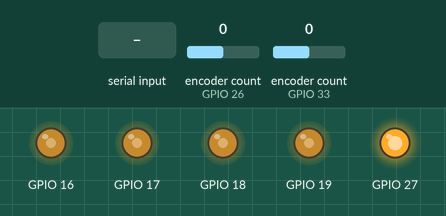
Simulated run of this program. Board: ESP32. Shown: output pins drawn as LEDs (lit = HIGH). The inputs (shaded band) are chosen by the test bench; at power-on: encoder count (sensors on GPIO 26, GPIO 33) 0. What the program prints to the serial monitor is not drawn.

Above: at 1.2 s.
1.3 s: "Te\n" received over Serial
At 1.8 s:
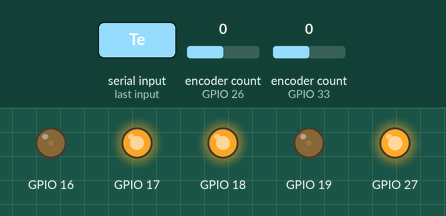
Timing chart, 0 to 4.3 s (numbered marks = the images above; inputs shaded):
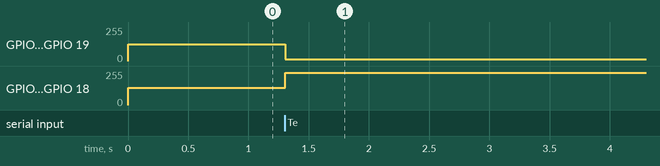

Measured:
- after the input at 1.3 s, GPIO 16, GPIO 19: 127/255 → 12/255 at once; GPIO 17, GPIO 18: 128/255 → 242/255 at once

The program:

main.cpp
```cpp
#include <Arduino.h>
#include "Variable.h"
// #include "ServeurWebGyropode.h"
#include "MPU6050.h"
#include "EncoderManager.h"
#include "MOTEUR.h"
#include "ASSERVISSEMENT.h"

MPU6050 MPU;

EncoderManager encoder_droit(33, 32);
EncoderManager encoder_gauche(26, 25);
moteur moteur_droit;
moteur moteur_gauche;

asservissement asser_droit;
asservissement asser_gauche;
asservissement gyro;

char FlagCalcul = 0;
float Te = 5;    // période d'échantillonage en ms
float Tau = 300; // constante de temps du filtre en ms

int pwm;

void controle(void *parameters)
{
    TickType_t xLastWakeTime;
    xLastWakeTime = xTaskGetTickCount();
    while (1)
    {
        theta = MPU.getPosAngulaireRad();

        pwm = 50 + 100 * (asser_droit.calcul_asserv_gyro(consigne_angulaire, theta, resolution, Kp_moteur, Kd_moteur, Ki_moteur, Te, limit_integral, 0.45));
        // Serial.println(pwm);
        if (pwm < 50)
        {
            // moteur_droit.setSpeed((int)(pwm * COEFF_ROUE_DROITE - 16));
            // moteur_gauche.setSpeed((int)(pwm * COEFF_ROUE_GAUCHE - 15));
            moteur_droit.setSpeed((int)(pwm * COEFF_ROUE_DROITE));
            moteur_gauche.setSpeed((int)(pwm * COEFF_ROUE_GAUCHE));
        }
        else if (pwm > 50)
        {
            moteur_droit.setSpeed((int)(pwm * COEFF_ROUE_DROITE));
            moteur_gauche.setSpeed((int)(pwm * COEFF_ROUE_GAUCHE));
        }

        FlagCalcul = 1;
        vTaskDelayUntil(&xLastWakeTime, pdMS_TO_TICKS(Te));
    }
}

void setup()
{
    // put your setup code here, to run once:
    Serial.begin(115200);
    Serial.printf("Bonjour \n\r");
    // serveur_web_gyropode();
    encoder_droit.init("encoder droite", 65, 712);  // Initialiser les encodeurs
    encoder_gauche.init("encoder gauche", 65, 712); // Initialiser les encodeurs
    moteur_droit.init(19, 18, 0, 20000, resolution, "moteur droit");
    moteur_gauche.init(16, 17, 2, 20000, resolution, "moteur gauche");

    moteur_droit.setSpeed((int)50);
    moteur_gauche.setSpeed((int)50);

    Serial.print("Fréquence d'horloge actuelle : ");
    Serial.print(getCpuFrequencyMhz());
    Serial.println(" MHz");
    MPU.init();

    pinMode(27, OUTPUT);
    digitalWrite(27, true);
    Serial.printf("Go\n");

    xTaskCreate(
        controle,   // nom de la fonction
        "controle", // nom de la tache que nous venons de vréer
        10000,      // taille de la pile en octet
        NULL,       // parametre
        10,         // tres haut niveau de priorite
        NULL        // descripteur
    );

    // calcul coeff filtre
    A = 1 / (1 + Tau / Te);
    B = Tau / Te * A;
}

void loop()
{
    if (FlagCalcul == 1)
    {
        // Serial.printf("%5.1lf %3.1lf %3.1d %.4f\n", Tau, Te,pwm,theta);

        FlagCalcul = 0;
    }
}
void reception(char ch)
{

    static int i = 0;
    static String chaine = "";
    String commande;
    String valeur;
    int index, length;

    if ((ch == 13) or (ch == 10))
    {
        index = chaine.indexOf(' ');
        length = chaine.length();
        if (index == -1)
        {
            commande = chaine;
            valeur = "";
        }
        else
        {
            commande = chaine.substring(0, index);
            valeur = chaine.substring(index + 1, length);
        }

        if (commande == "Tau")
        {
            Tau = valeur.toInt();
            // calcul coeff filtre
            A = 1 / (1 + Tau / Te);
            B = Tau / Te * A;
        }
        if (commande == "Te")
        {
            Te = valeur.toInt();
        }
        if (commande == "Kp_moteur")
        {
            // Serial.printf("Kp_moteur");
            Kp_moteur = valeur.toDouble();
        }
        if (commande == "Kd_moteur")
        {
            // Serial.printf("Kd_moteur");
            Kd_moteur = valeur.toDouble();
        }
        if (commande == "Ki_moteur")
        {
            // Serial.printf("Ki_moteur");
            Ki_moteur = valeur.toDouble();
        }   if (commande == "limit_integral")
        {
            // Serial.printf("Ki_moteur");
            limit_integral = valeur.toDouble();
        }
        if (commande == "consigne_angulaire")
        {
            // Serial.printf("consigne_angulaire");
            consigne_angulaire = valeur.toDouble();
        }
        if (commande == "compDroit")
        {
            // Serial.printf("compDroit");
            compDroit = valeur.toDouble();
        }
        if (commande == "compGauche")
        {
            // Serial.printf("compGauche");
            compGauche = valeur.toDouble();
        }

        chaine = "";
    }
    else
    {
        chaine += ch;
    }
}
void serialEvent()
{
    while (Serial.available() > 0) // tant qu'il y a des caractères à lire
    {
        reception(Serial.read());
    }
}
```
